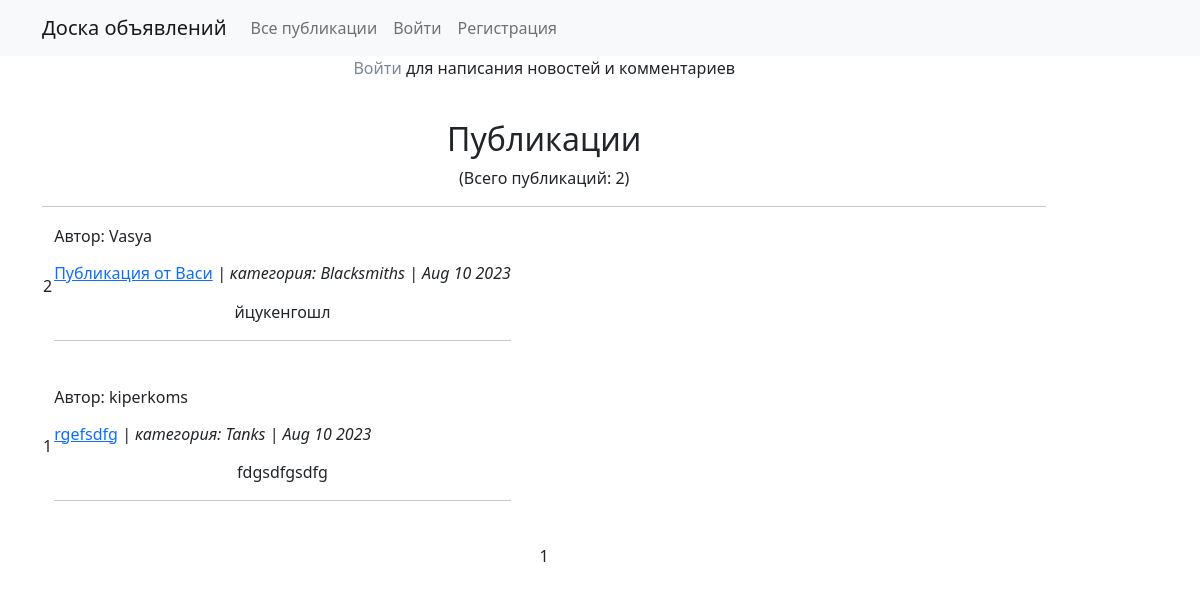
The page / on the database its author committed.
### bulletinboard/models.py (models this page shows, shortened)
class Post(models.Model):
    author = models.ForeignKey(User, on_delete=models.CASCADE, verbose_name='author')
    category = models.CharField(max_length=28, choices=CATEGORY_CHOICES, default='Tanks', verbose_name='category')
    dateCreation = models.DateTimeField(auto_now_add=True)
    title = models.CharField(max_length=128, verbose_name=pgettext_lazy('post title', 'title'))
    text = RichTextField()
    class Meta:
        ordering = ['id']

### bulletinboard/views.py (the view, shortened to what this page needs)
# urls.py: path('', PostsList.as_view(), name='posts'),
class PostsList(ListView):
    model = Post
    template_name = 'posts.html'
    context_object_name = 'posts'
    ordering = '-dateCreation'
    paginate_by = 7
    def get_context_data(self, **kwargs):
        context = super().get_context_data(**kwargs)
        context['all_posts'] = Post.objects.all()
        return context

### templates/posts.html (shortened to what this page needs)
{% extends 'flatpages/default.html' %}
{% block content %}
<div style="display: flex">
    <div style="flex-basis: 90%">
        {% if user.is_authenticated %}
        Вы зашли как {{ request.user.username }}!
        {% else %}
        <p><a href="{% url 'login' %}" style="text-decoration: none; color: #778899;">Войти</a> для написания новостей и комментариев</p>
        {% endif %}
        <br>
        <h2>Публикации</h2>
        <p>(Всего публикаций: {{ all_posts|length }})</p>
                <hr>
                {% if posts %}
                    <table >
                    {% for post in posts %}
                        <tr>
                            <td >
                                <h6>{{ post.id }}</h6>
                            </td>
                            <td>
                                <p style="text-align: justify">Автор: {{ post.author|truncatewords:25|safe }}</p>
                                <h6 style="text-align: justify">
                                    <a href="{% url 'post_detail' post.id %}" >{{ post.title }}</a>
                                    <i>| категория: {{ post.category }} |</i>
                                    <i>{{ post.dateCreation|date:'M d Y' }}</i>
                                </h6>
                                <p style="text-align: justify">{{ post.text|truncatewords:50|safe }}</p>
                                <hr>
                            </td>
                        </tr>
                        <tr>
                            <td>
                                <br>
                            </td>
                        </tr>
                    {% endfor %}
                    </table>
                {% else %}
                    <h3>Публикации отсутствуют</h3>
                {% endif %}
{% if posts %}
{% include 'inc/pagination.html' %}
{% endif %}
{% endblock content %}

### templates/flatpages/default.html (shortened to what this page needs)
<!DOCTYPE html>
<html lang="en">
    <head>
        {% load static %}
        <link href="{% static 'css/styles.css' %}" rel="stylesheet" />
    </head>
    <body>
        <nav class="navbar navbar-expand-lg navbar-light bg-light static-top">
           <div class="container">
               <a class="navbar-brand" href="/">Доска объявлений</a>
               <div class="collapse navbar-collapse" id="navbarResponsive">
                   <ul class="navbar-nav ml-auto">
                       <li class="nav-item active">
                           <a class="nav-link" href="/">Все публикации</a>
                       </li>
                       {% if user.is_authenticated %}
                       </li>
                       <li class="nav-item">
                           <a class="nav-link" href="{% url 'logout' %}">Выйти</a>
                       </li>
                       {% else %}
                       <li class="nav-item">
                           <a class="nav-link" href="{% url 'login' %}">Войти</a>
                       </li>
                       <li class="nav-item">
                           <a class="nav-link" href="{% url 'signup' %}">Регистрация</a>
                       </li>
                       {% endif %}
                   </ul>
               </div>
           </div>
        </nav>
        <div class="container">
           <div class="row">
               <div class="col-lg-12 text-center">
                   {% block content %}{% endblock content %}
               </div>
           </div>
        </div>
    </body>
</html>

### templates/inc/pagination.html (shortened to what this page needs)
{% load custom_tags %}
   {{ page_obj.number }}
<br><br>
<br><br>

### rows shown on the page
Post: id "2", author "Vasya", title "Публикация от Васи", category "Blacksmiths", dateCreation "Aug 10 2023", text "йцукенгошл"
Post: id "1", author "kiperkoms", title "rgefsdfg", category "Tanks", dateCreation "Aug 10 2023", text "fdgsdfgsdfg"

### other values the page prints
{{ all_posts|length }} "2"
{{ page_obj.number }} "1"
